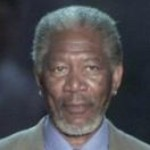
#> input picture training_data/morgan_freeman1.jpg, 150 x 150 px; its folder holds 4 pictures in this run
$ python main.py
#> lines starting #> are read from the running program, lines starting #| are printed output that depends on the picture; pictures that were not available may be replaced by others from this repository, and a replacement may not be noted
import os
import re
import numpy as np
import cv2 as cv
import sys
import urllib.request as urllib

# Const variables
TRAINING_DATA_PATH = "training_data"
TEST_DATA_PATH = "test_data"
HAAR_CASCADE = "haarcascade_frontalface_default.xml"
SCALE_FACTOR = 1.2
MIN_NEIGHBORS = 8

def url_to_image(url):
    """Convert the url into an image.
    Credits to pyimagesearch
    """
    resp = urllib.urlopen(url)
    image = np.asarray(bytearray(resp.read()), dtype="uint8")
    image = cv.imdecode(image, cv.IMREAD_COLOR)
    return image

# Images urls (separated by spaces) passed as an argument to the program, if not, it will take all images contained in test_data folder
images_to_predict = []
if len(sys.argv) > 1:
    for i in range(1,len(sys.argv)):
        url = sys.argv[i]
        images_to_predict.append(url_to_image(url))
else:
    for image in os.listdir(TEST_DATA_PATH):
        images_to_predict.append(TEST_DATA_PATH + "/" + image)
    print(images_to_predict)
    if len(images_to_predict) == 0:
        sys.exit("Error : No image has been found in the test_data folder")

def get_image(my_image):
    """Return an image (numpy array)
    """
#> called with my_image = 'training_data/morgan_freeman1.jpg'

    if isinstance(my_image,np.ndarray):
        return my_image
    else:
        return cv.imread(my_image)
#> returned value is the input picture: shape (150, 150, 3); mean B, G, R 82.6, 78.3, 79.7

def prepare_data(folder_path):
    """Prepare the labeled images in training_data folder
    to make them usable for opencv functions
    Return a list of faces, a list of our guinea pigs names and a list of labels (integer)
    """

    faces = []
    labels = []
    images = os.listdir(folder_path)

    if len(images) == 0:
        print("Error : No image in this folder")
        return

    for image in images:
        face = detect_face(folder_path + "/" + image)[0]
#> in detect_face, `gray = cv.cvtColor(img, cv.COLOR_BGR2GRAY)`:
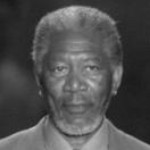
#> gray: shape (150, 150); min 24, max 198, mean 79.2
#> in detect_face, `faces = face_cascade.detectMultiScale(gray, scaleFactor=SCALE_FACTOR, ..`: faces = [[41, 40, 70, 70]]
#> in detect_face, `x, y, w, h = faces[0]`: x = 41; y = 40; w = 70
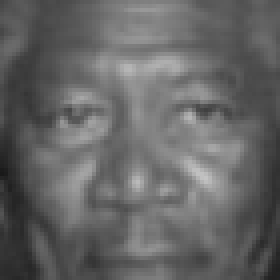
#> face: shape (70, 70) (shown 4 times larger); min 25, max 195, mean 100.9
        if face is not None:
            faces.append(face)
            labels.append(re.sub(r"\d.\w*","",image))
#> pass 2 of the loop in prepare_data, `for image in images:`:
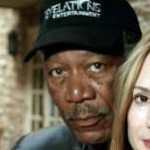
#> input picture training_data/morgan_freeman2.jpg, 150 x 150 px
#> in get_image, returned value is the input picture: shape (150, 150, 3); mean B, G, R 73.9, 89.8, 99.2
#> in detect_face (call 2), `gray = cv.cvtColor(img, cv.COLOR_BGR2GRAY)`:
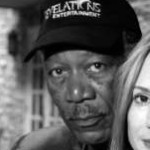
#> gray: shape (150, 150); min 0, max 254, mean 90.8
#> faces = [[42, 43, 67, 67]]
#> in detect_face (call 2), `x, y, w, h = faces[0]`: x = 42; y = 43; w = 67
#> in prepare_data, `face = detect_face(folder_path + "/" + image)[0]`:
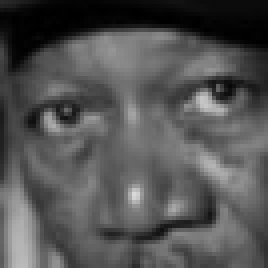
#> face: shape (67, 67) (shown 4 times larger); min 0, max 216, mean 83.3
#> pass 3 of the loop in prepare_data, `for image in images:`:
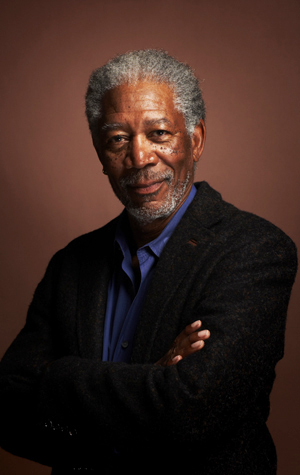
#> input picture training_data/morgan_freeman3.jpg, 300 x 475 px
#> in get_image, returned value is the input picture: shape (475, 300, 3); mean B, G, R 31.4, 37.2, 57.4
#> in detect_face (call 3), `gray = cv.cvtColor(img, cv.COLOR_BGR2GRAY)`:
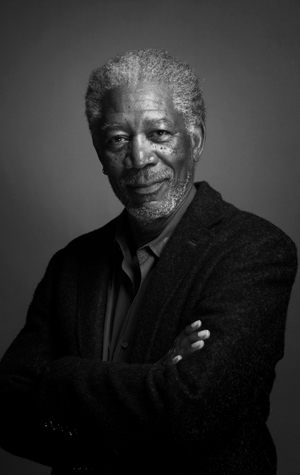
#> gray: shape (475, 300); min 0, max 226, mean 42.6
#> faces = [[95, 91, 112, 112]]
#> in detect_face (call 3), `x, y, w, h = faces[0]`: x = 95; y = 91; w = 112
#> in prepare_data, `face = detect_face(folder_path + "/" + image)[0]`:
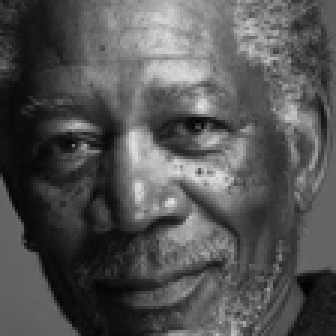
#> face: shape (112, 112) (shown 3 times larger); min 1, max 226, mean 83.5
#> the loop made 4 passes; the first 3 are shown

    # Convert labels into numbers (0 = first character, 1 = second...)
    guinea_pigs = np.unique(labels)
    for i in range(0,len(labels)):
        if labels[i] in guinea_pigs:
            index, = np.where(guinea_pigs == labels[i])
            labels[i] = index
    return faces, guinea_pigs, labels

def detect_face(my_image):
    """Detect face from a given image
    Return the face part and the cropping coordinates
    """

    img = get_image(my_image)
    gray = cv.cvtColor(img, cv.COLOR_BGR2GRAY)
    face_cascade = cv.CascadeClassifier(HAAR_CASCADE)
    faces = face_cascade.detectMultiScale(gray, scaleFactor=SCALE_FACTOR, minNeighbors=MIN_NEIGHBORS)

    # If no face is detected
    if (len(faces) == 0):
        return None, None

    x, y, w, h = faces[0]
    return gray[y:y+h,x:x+w], faces[0]

def train_data(faces, labels):
    """Train the face recognizer of our faces
    Return the LBPH face recognizer
    """

    face_recognizer = cv.face.LBPHFaceRecognizer_create()
    face_recognizer.train(faces, np.array(labels))
    return face_recognizer

print("Preparing data...")
faces, guinea_pigs, labels = prepare_data(TRAINING_DATA_PATH)
print("Training the", len(faces), "faces...")
face_recognizer = train_data(faces, labels)

def who_is_this(my_image):
    """Predict who owns this face
    according to our training data
    Show the image with the name of the mystery person and its associated confidence
    """
#> called with my_image = 'test_data/morgan_freeman1.jpg'

    img = get_image(my_image)
    face, rect = detect_face(img)
#> rect = [41, 40, 70, 70]

    # If no face detected
    if face is None:
        print("No face has been detected in this image")
        return

    label, confidence = face_recognizer.predict(face)
    label_text = guinea_pigs[label] + " " + str(confidence)

    print("Prediction :", label_text)

    x, y, w, h = rect
#> x = 41; y = 40; w = 70; h = 70
    cv.rectangle(img, (x, y), (x+w, y+h), (0, 0, 255), 4)
    cv.putText(img, label_text, (x, y-10), cv.FONT_HERSHEY_PLAIN, 2, (0, 0, 255), 2)
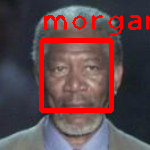
#> img: shape (150, 150, 3); mean B, G, R 75.5, 71.2, 95

    height, width = img.shape[:2]
#> height = 150; width = 150
    resized_img = cv.resize(img, (int(0.6*width), int(0.6*height)))
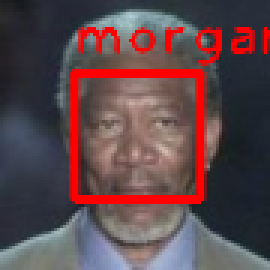
#> resized_img: shape (90, 90, 3) (shown 3 times larger); mean B, G, R 75.3, 71.1, 95
    cv.imshow("Press any key to exit...",resized_img)
    cv.waitKey(0)
    cv.destroyAllWindows()

print("Predicting your data...")
for image in images_to_predict:
    who_is_this(image)

sys.exit()
#> (the program exits here)
